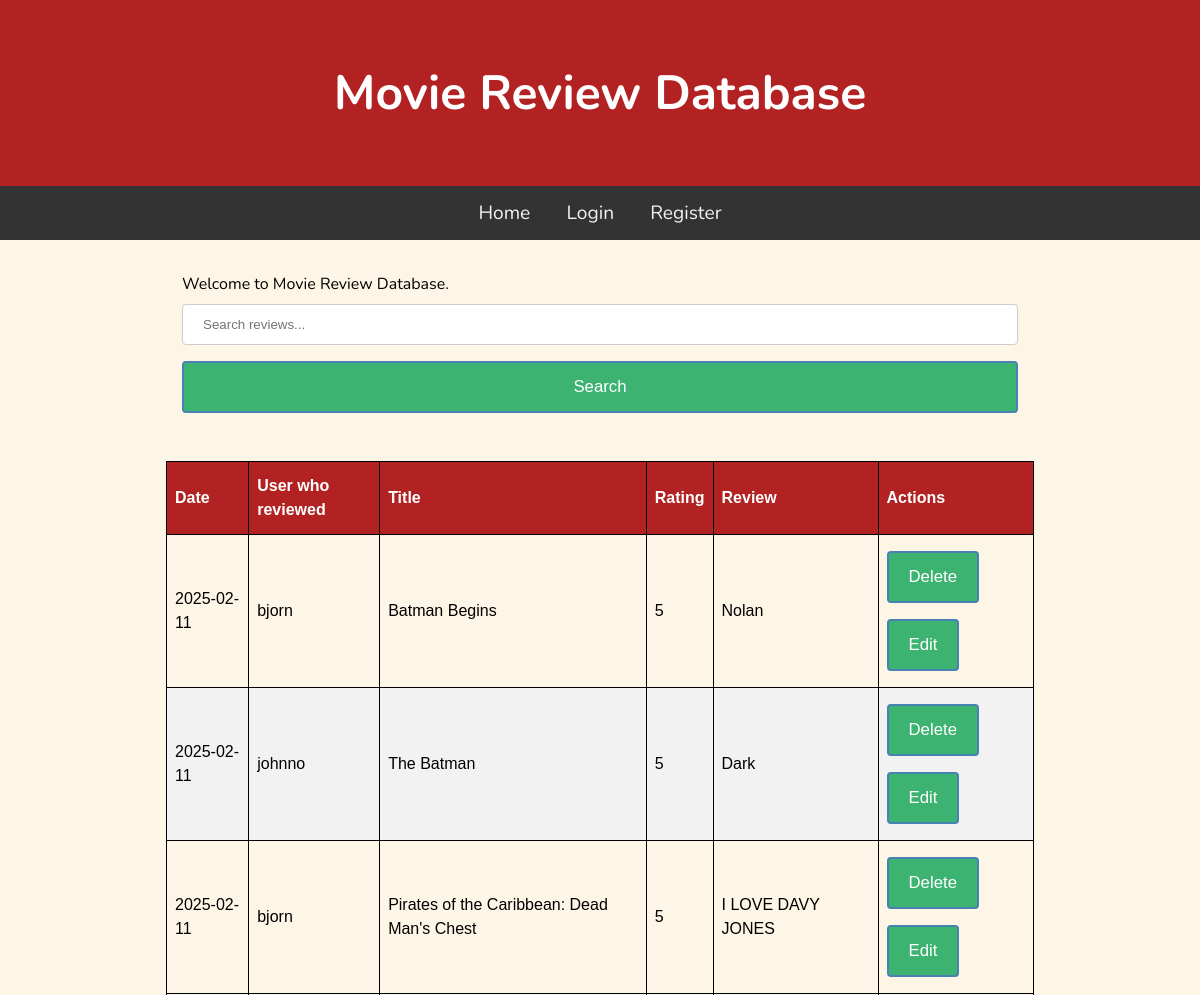
Before: / (upper part) with the older database file.
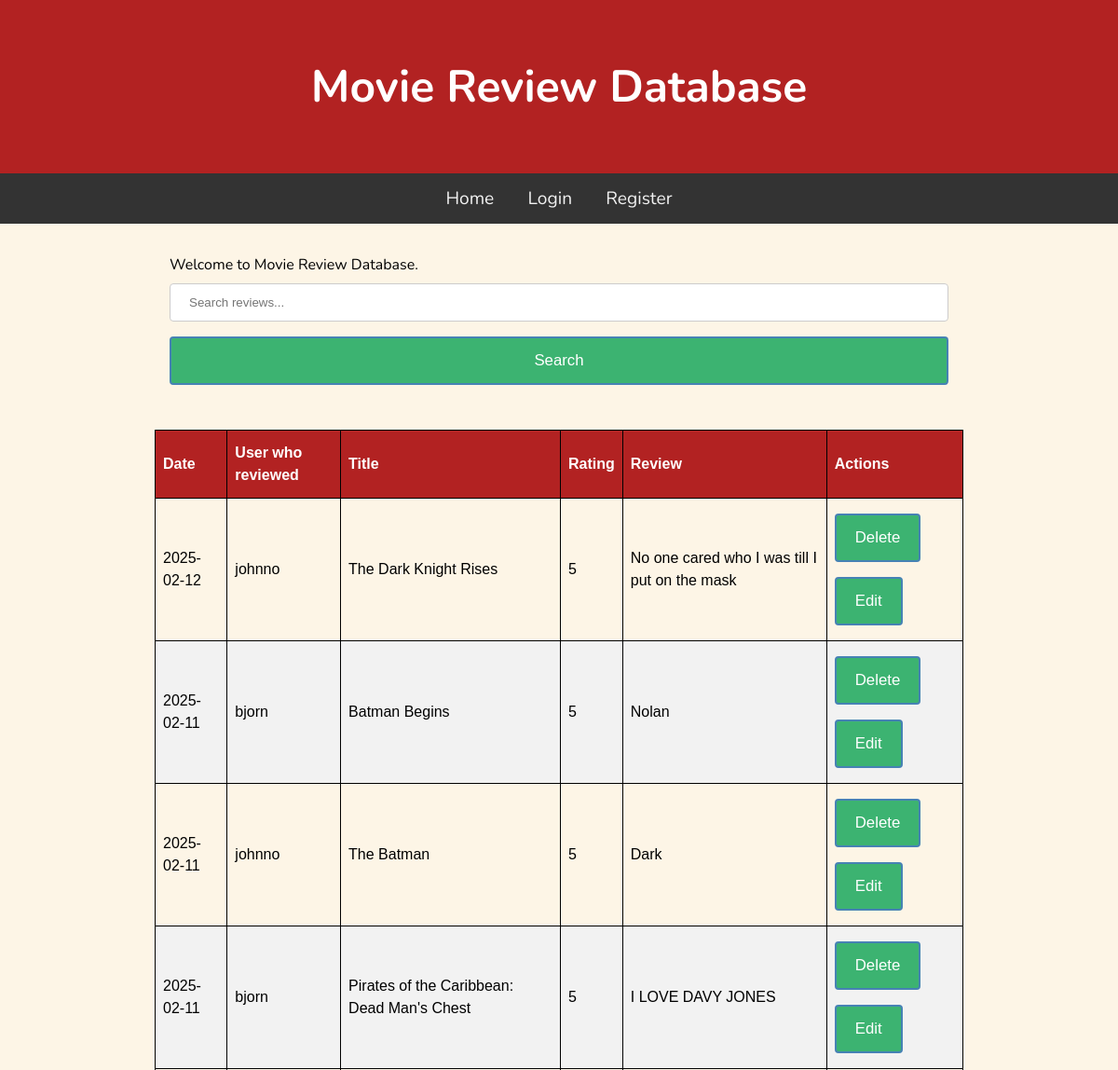
After: the same page with the newer database file.
### tables this page shows
CREATE TABLE Reviews (id INTEGER PRIMARY KEY AUTOINCREMENT,
                      user_id INTEGER,
                      date TEXT NOT NULL,
                      rating INTEGER,
                      title TEXT NOT NULL,
                      review TEXT NOT NULL);

CREATE TABLE Users (id INTEGER PRIMARY KEY AUTOINCREMENT,
                    username TEXT NOT NULL,
                    password TEXT NOT NULL);

### main.py (the view)
@app.route("/")
def Home():
    query = request.args.get('query')
    if query:
        reviewData = db.SearchReviews(query)
    else:
        reviewData = db.GetAllReviews()
    return render_template("index.html", reviews=reviewData)

### db.py (called while the page is built)
def GetDB():
    db = sqlite3.connect(".database/mr.db")
    db.row_factory = sqlite3.Row
    return db

def GetAllReviews():
    db = GetDB()
    reviews = db.execute("""SELECT Reviews.date, Reviews.title, Reviews.rating, Reviews.review, Users.username, Reviews.id
                            FROM Reviews JOIN Users ON Reviews.user_id = Users.id
                            ORDER BY Reviews.date DESC, Reviews.id DESC""").fetchall()
    db.close()
    return reviews

### templates/index.html (shortened to what this page needs)
{% extends "base.html" %}
{% block content %}
<div class="container">
    <p>Welcome to Movie Review Database.</p>
    <form method="GET" action="/">
        <input type="text" name="query" placeholder="Search reviews...">
        <input type="submit" value="Search">
    </form>
</div>
<br>
<table class="review_table">
    <thead>
        <th>Date</th>
        <th>User who reviewed</th>
        <th>Title</th>
        <th>Rating</th>
        <th>Review</th>
        <th>Actions</th>
    </thead>
    <tbody>
        {% for review in reviews %}
        <tr>
            <td>{{ review['date'] }}</td>
            <td>{{ review['username'] }}</td>
            <td>{{ review['title'] }}</td>
            <td>{{ review['rating'] }}</td>
            <td>{{ review['review'] }}</td>
            <td>
                <form action="/delete/{{ review['id'] }}" method="post" style="display:inline;">
                    <button type="submit">Delete</button>
                </form>
                <a href="/edit/{{ review['id'] }}"><button>Edit</button></a>
            </td>
        </tr>
        {% endfor %}
    </tbody>
</table>
{% endblock %}

### templates/base.html (shortened to what this page needs)
<!DOCTYPE html>
<html lang="en">
<head>
    <link rel="stylesheet" href="{{ url_for('static', filename='css/style.css') }}" />
</head>
<body>
    <h1 class="banner">Movie Review Database</h1>
    <nav>
        <a href="/">Home</a>
        {% if not session['username'] %}
            <a href="/login">Login</a>
            <a href="/register">Register</a>
        {% else %}
            <a href="/logout">Logout</a>
            <a href="/delete_account">Delete Account</a>
        {% endif %}
    </nav>
    <main>
        {% block content %}
        {% endblock %}
    </main>
</body>
</html>

### static/css/style.css (style rules this page uses)
* { padding: 0; margin: 0; box-sizing: border-box; }
body { background: #fdf5e6; font-family: "Nunito", sans-serif; font-size: 1rem; }
main { max-width: 900px; margin: auto; padding: 1rem; line-height: 1.5; }
.banner { width: 100%; padding: 60px; text-align: center; background: #b22222; color: white; font-size: 3em; }
nav { overflow: hidden; background-color: #333; text-align: center; }
nav a { display: inline-block; color: #f2f2f2; padding: 14px 16px; text-decoration: none; font-size: 1.2em; }
.container { padding: 1rem; }
.review_table { font-family: Arial, Helvetica, sans-serif; border-collapse: collapse; width: 100%; border: 1px solid black; }
.review_table td, .review_table th { border: 1px solid black; padding: 8px; }
.review_table tr:nth-child(even) { background-color: #f2f2f2; }
.review_table th { padding-top: 12px; padding-bottom: 12px; text-align: left; background-color: #b22222; color: white; }
input[type=text], input[type="password"], input[type="date"], input[type="number"], select { width: 100%; padding: 12px 20px; margin: 8px 0; display: inline-block; border: 1px solid #ccc; border-radius: 4px; box-sizing: border-box; }
input[type=submit] { width: 100%; background-color: #3cb371; color: white; padding: 14px 20px; margin: 8px 0; border: 2px solid #4682b4; border-radius: 4px; cursor: pointer; font-size: 1.05em; }
button { background-color: #3cb371; color: white; padding: 14px 20px; margin: 8px 0; border: 2px solid #4682b4; border-radius: 4px; cursor: pointer; font-size: 1.05em; }

Changed rows visible on the page:
added Reviews: date "2025-02-12", username "johnno", title "The Dark Knight Rises", rating "5", review "No one cared who I was till I put on the mask"
